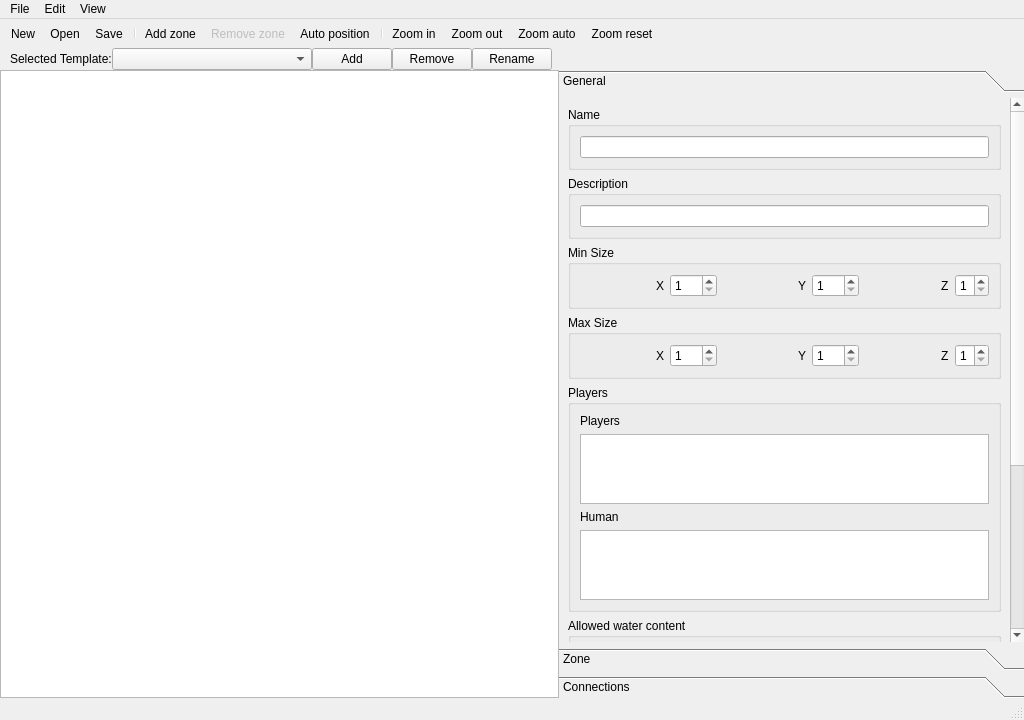
<?xml version="1.0" encoding="UTF-8"?>
<ui version="4.0">
 <class>TemplateEditor</class>
 <widget class="QWidget" name="TemplateEditor">
  <property name="geometry">
   <rect>
    <x>0</x>
    <y>0</y>
    <width>1024</width>
    <height>720</height>
   </rect>
  </property>
  <property name="windowTitle">
   <string>Dead Man's Boots Template Editor</string>
  </property>
  <layout class="QVBoxLayout" name="verticalLayout">
   <property name="spacing">
    <number>0</number>
   </property>
   <property name="leftMargin">
    <number>0</number>
   </property>
   <property name="topMargin">
    <number>0</number>
   </property>
   <property name="rightMargin">
    <number>0</number>
   </property>
   <property name="bottomMargin">
    <number>0</number>
   </property>
   <item>
    <widget class="QMenuBar" name="menubar">
     <widget class="QMenu" name="menuFile">
      <property name="title">
       <string>File</string>
      </property>
      <addaction name="actionNew"/>
      <addaction name="actionOpen"/>
      <addaction name="actionSave"/>
      <addaction name="actionSave_as"/>
     </widget>
     <widget class="QMenu" name="menuEdit">
      <property name="title">
       <string>Edit</string>
      </property>
      <addaction name="actionAddZone"/>
      <addaction name="actionRemoveZone"/>
      <addaction name="actionAutoPosition"/>
     </widget>
     <widget class="QMenu" name="menuView">
      <property name="title">
       <string>View</string>
      </property>
      <addaction name="actionZoom_in"/>
      <addaction name="actionZoom_out"/>
      <addaction name="actionZoom_auto"/>
      <addaction name="actionZoom_reset"/>
     </widget>
     <addaction name="menuFile"/>
     <addaction name="menuEdit"/>
     <addaction name="menuView"/>
    </widget>
   </item>
   <item>
    <widget class="QToolBar" name="toolBar">
     <property name="windowTitle">
      <string>Toolbar</string>
     </property>
     <property name="bottomMargin" stdset="0">
      <number>0</number>
     </property>
     <property name="topMargin" stdset="0">
      <number>0</number>
     </property>
     <addaction name="actionNew"/>
     <addaction name="actionOpen"/>
     <addaction name="actionSave"/>
     <addaction name="separator"/>
     <addaction name="actionAddZone"/>
     <addaction name="actionRemoveZone"/>
     <addaction name="actionAutoPosition"/>
     <addaction name="separator"/>
     <addaction name="actionZoom_in"/>
     <addaction name="actionZoom_out"/>
     <addaction name="actionZoom_auto"/>
     <addaction name="actionZoom_reset"/>
    </widget>
   </item>
   <item>
    <layout class="QHBoxLayout" name="horizontalLayout_2">
     <property name="topMargin">
      <number>0</number>
     </property>
     <item>
      <spacer name="horizontalSpacer_8">
       <property name="orientation">
        <enum>Qt::Horizontal</enum>
       </property>
       <property name="sizeType">
        <enum>QSizePolicy::Minimum</enum>
       </property>
       <property name="sizeHint" stdset="0">
        <size>
         <width>10</width>
         <height>20</height>
        </size>
       </property>
      </spacer>
     </item>
     <item>
      <widget class="QLabel" name="labelTemplateSelection">
       <property name="text">
        <string>Selected Template:</string>
       </property>
      </widget>
     </item>
     <item>
      <widget class="QComboBox" name="comboBoxTemplateSelection">
       <property name="sizePolicy">
        <sizepolicy hsizetype="Preferred" vsizetype="Fixed">
         <horstretch>0</horstretch>
         <verstretch>0</verstretch>
        </sizepolicy>
       </property>
       <property name="minimumSize">
        <size>
         <width>200</width>
         <height>0</height>
        </size>
       </property>
      </widget>
     </item>
     <item>
      <widget class="QPushButton" name="pushButtonAddSubTemplate">
       <property name="text">
        <string>Add</string>
       </property>
      </widget>
     </item>
     <item>
      <widget class="QPushButton" name="pushButtonRemoveSubTemplate">
       <property name="text">
        <string>Remove</string>
       </property>
      </widget>
     </item>
     <item>
      <widget class="QPushButton" name="pushButtonRenameSubTemplate">
       <property name="text">
        <string>Rename</string>
       </property>
      </widget>
     </item>
     <item>
      <spacer name="horizontalSpacer_7">
       <property name="orientation">
        <enum>Qt::Horizontal</enum>
       </property>
       <property name="sizeHint" stdset="0">
        <size>
         <width>40</width>
         <height>20</height>
        </size>
       </property>
      </spacer>
     </item>
    </layout>
   </item>
   <item>
    <layout class="QHBoxLayout" name="horizontalLayout">
     <item>
      <widget class="TemplateView" name="templateView">
       <property name="sizePolicy">
        <sizepolicy hsizetype="Expanding" vsizetype="Expanding">
         <horstretch>12</horstretch>
         <verstretch>0</verstretch>
        </sizepolicy>
       </property>
       <property name="mouseTracking">
        <bool>true</bool>
       </property>
       <property name="sizeAdjustPolicy">
        <enum>QAbstractScrollArea::AdjustToContents</enum>
       </property>
      </widget>
     </item>
     <item>
      <widget class="QToolBox" name="toolBox">
       <property name="sizePolicy">
        <sizepolicy hsizetype="Preferred" vsizetype="Preferred">
         <horstretch>10</horstretch>
         <verstretch>0</verstretch>
        </sizepolicy>
       </property>
       <property name="maximumSize">
        <size>
         <width>600</width>
         <height>16777215</height>
        </size>
       </property>
       <property name="currentIndex">
        <number>0</number>
       </property>
       <widget class="QWidget" name="pageGeneral">
        <property name="geometry">
         <rect>
          <x>0</x>
          <y>0</y>
          <width>441</width>
          <height>936</height>
         </rect>
        </property>
        <attribute name="label">
         <string>General</string>
        </attribute>
        <layout class="QVBoxLayout" name="verticalLayout_2">
         <item>
          <widget class="QGroupBox" name="groupBoxName">
           <property name="title">
            <string>Name</string>
           </property>
           <layout class="QVBoxLayout" name="verticalLayout_5">
            <item>
             <widget class="QLineEdit" name="lineEditName"/>
            </item>
           </layout>
          </widget>
         </item>
         <item>
          <widget class="QGroupBox" name="groupBoxDescription">
           <property name="title">
            <string>Description</string>
           </property>
           <layout class="QVBoxLayout" name="verticalLayout_6">
            <item>
             <widget class="QLineEdit" name="lineEditDescription"/>
            </item>
           </layout>
          </widget>
         </item>
         <item>
          <widget class="QGroupBox" name="groupBoxMinSize">
           <property name="title">
            <string>Min Size</string>
           </property>
           <layout class="QHBoxLayout" name="horizontalLayout_9">
            <item>
             <spacer name="horizontalSpacer">
              <property name="orientation">
               <enum>Qt::Horizontal</enum>
              </property>
              <property name="sizeHint" stdset="0">
               <size>
                <width>40</width>
                <height>20</height>
               </size>
              </property>
             </spacer>
            </item>
            <item>
             <widget class="QLabel" name="labelMinSizeX">
              <property name="text">
               <string>X</string>
              </property>
             </widget>
            </item>
            <item>
             <widget class="QSpinBox" name="spinBoxMinSizeX">
              <property name="minimum">
               <number>1</number>
              </property>
              <property name="maximum">
               <number>999</number>
              </property>
             </widget>
            </item>
            <item>
             <spacer name="horizontalSpacer_2">
              <property name="orientation">
               <enum>Qt::Horizontal</enum>
              </property>
              <property name="sizeHint" stdset="0">
               <size>
                <width>40</width>
                <height>20</height>
               </size>
              </property>
             </spacer>
            </item>
            <item>
             <widget class="QLabel" name="labelMinSizeY">
              <property name="text">
               <string>Y</string>
              </property>
             </widget>
            </item>
            <item>
             <widget class="QSpinBox" name="spinBoxMinSizeY">
              <property name="minimum">
               <number>1</number>
              </property>
              <property name="maximum">
               <number>999</number>
              </property>
             </widget>
            </item>
            <item>
             <spacer name="horizontalSpacer_3">
              <property name="orientation">
               <enum>Qt::Horizontal</enum>
              </property>
              <property name="sizeHint" stdset="0">
               <size>
                <width>40</width>
                <height>20</height>
               </size>
              </property>
             </spacer>
            </item>
            <item>
             <widget class="QLabel" name="labelMinSizeZ">
              <property name="text">
               <string>Z</string>
              </property>
             </widget>
            </item>
            <item>
             <widget class="QSpinBox" name="spinBoxMinSizeZ">
              <property name="minimum">
               <number>1</number>
              </property>
              <property name="maximum">
               <number>2</number>
              </property>
             </widget>
            </item>
           </layout>
          </widget>
         </item>
         <item>
          <widget class="QGroupBox" name="groupBoxMaxSize">
           <property name="title">
            <string>Max Size</string>
           </property>
           <layout class="QHBoxLayout" name="horizontalLayout_10">
            <item>
             <spacer name="horizontalSpacer_4">
              <property name="orientation">
               <enum>Qt::Horizontal</enum>
              </property>
              <property name="sizeHint" stdset="0">
               <size>
                <width>40</width>
                <height>20</height>
               </size>
              </property>
             </spacer>
            </item>
            <item>
             <widget class="QLabel" name="labelMaxSizeX">
              <property name="text">
               <string>X</string>
              </property>
             </widget>
            </item>
            <item>
             <widget class="QSpinBox" name="spinBoxMaxSizeX">
              <property name="minimum">
               <number>1</number>
              </property>
              <property name="maximum">
               <number>999</number>
              </property>
             </widget>
            </item>
            <item>
             <spacer name="horizontalSpacer_5">
              <property name="orientation">
               <enum>Qt::Horizontal</enum>
              </property>
              <property name="sizeHint" stdset="0">
               <size>
                <width>40</width>
                <height>20</height>
               </size>
              </property>
             </spacer>
            </item>
            <item>
             <widget class="QLabel" name="labelMaxSizeY">
              <property name="text">
               <string>Y</string>
              </property>
             </widget>
            </item>
            <item>
             <widget class="QSpinBox" name="spinBoxMaxSizeY">
              <property name="minimum">
               <number>1</number>
              </property>
              <property name="maximum">
               <number>999</number>
              </property>
             </widget>
            </item>
            <item>
             <spacer name="horizontalSpacer_6">
              <property name="orientation">
               <enum>Qt::Horizontal</enum>
              </property>
              <property name="sizeHint" stdset="0">
               <size>
                <width>40</width>
                <height>20</height>
               </size>
              </property>
             </spacer>
            </item>
            <item>
             <widget class="QLabel" name="labelMaxSizeZ">
              <property name="text">
               <string>Z</string>
              </property>
             </widget>
            </item>
            <item>
             <widget class="QSpinBox" name="spinBoxMaxSizeZ">
              <property name="minimum">
               <number>1</number>
              </property>
              <property name="maximum">
               <number>2</number>
              </property>
             </widget>
            </item>
           </layout>
          </widget>
         </item>
         <item>
          <widget class="QGroupBox" name="groupBoxPlayers">
           <property name="title">
            <string>Players</string>
           </property>
           <layout class="QVBoxLayout" name="verticalLayout_20">
            <item>
             <widget class="QLabel" name="labelPlayers">
              <property name="text">
               <string>Players</string>
              </property>
             </widget>
            </item>
            <item>
             <widget class="QTableWidget" name="tableWidgetPlayersPlayer"/>
            </item>
            <item>
             <widget class="QLabel" name="labelPlayersHuman">
              <property name="text">
               <string>Human</string>
              </property>
             </widget>
            </item>
            <item>
             <widget class="QTableWidget" name="tableWidgetPlayersHuman"/>
            </item>
           </layout>
          </widget>
         </item>
         <item>
          <widget class="QGroupBox" name="groupBoxAllowedWaterContent">
           <property name="title">
            <string>Allowed water content</string>
           </property>
           <layout class="QVBoxLayout" name="verticalLayout_19">
            <item>
             <widget class="QCheckBox" name="checkBoxAllowedWaterContentNone">
              <property name="text">
               <string>None</string>
              </property>
             </widget>
            </item>
            <item>
             <widget class="QCheckBox" name="checkBoxAllowedWaterContentNormal">
              <property name="text">
               <string>Normal</string>
              </property>
             </widget>
            </item>
            <item>
             <widget class="QCheckBox" name="checkBoxAllowedWaterContentIslands">
              <property name="text">
               <string>Islands</string>
              </property>
             </widget>
            </item>
           </layout>
          </widget>
         </item>
         <item>
          <widget class="QGroupBox" name="groupBoxEntities">
           <property name="title">
            <string>Entities</string>
           </property>
           <layout class="QVBoxLayout" name="verticalLayout_21">
            <item>
             <widget class="QPushButton" name="pushButtonEntitiesBannedSpells">
              <property name="text">
               <string>Banned Spells</string>
              </property>
             </widget>
            </item>
            <item>
             <widget class="QPushButton" name="pushButtonEntitiesBannedArtifacts">
              <property name="text">
               <string>Banned Artifacts</string>
              </property>
             </widget>
            </item>
            <item>
             <widget class="QPushButton" name="pushButtonEntitiesBannedSkills">
              <property name="text">
               <string>Banned Skills</string>
              </property>
             </widget>
            </item>
            <item>
             <widget class="QPushButton" name="pushButtonEntitiesBannedHeroes">
              <property name="text">
               <string>Banned Heroes</string>
              </property>
             </widget>
            </item>
           </layout>
          </widget>
         </item>
         <item>
          <spacer name="verticalSpacer">
           <property name="orientation">
            <enum>Qt::Vertical</enum>
           </property>
           <property name="sizeHint" stdset="0">
            <size>
             <width>20</width>
             <height>40</height>
            </size>
           </property>
          </spacer>
         </item>
        </layout>
       </widget>
       <widget class="QWidget" name="pageZone">
        <property name="geometry">
         <rect>
          <x>0</x>
          <y>-106</y>
          <width>441</width>
          <height>1796</height>
         </rect>
        </property>
        <attribute name="label">
         <string>Zone</string>
        </attribute>
        <layout class="QVBoxLayout" name="verticalLayout_3">
         <item>
          <widget class="QGroupBox" name="groupBoxVisualisation">
           <property name="title">
            <string>Visualisation</string>
           </property>
           <layout class="QVBoxLayout" name="verticalLayout_7">
            <item>
             <widget class="QLabel" name="labelZoneVisPos">
              <property name="text">
               <string>Position</string>
              </property>
             </widget>
            </item>
            <item>
             <layout class="QHBoxLayout" name="horizontalLayout_4">
              <property name="topMargin">
               <number>0</number>
              </property>
              <item>
               <widget class="QLabel" name="labelZoneVisPosX">
                <property name="text">
                 <string>X</string>
                </property>
               </widget>
              </item>
              <item>
               <widget class="QSpinBox" name="spinBoxZoneVisPosX">
                <property name="minimum">
                 <number>-9999</number>
                </property>
                <property name="maximum">
                 <number>9999</number>
                </property>
               </widget>
              </item>
              <item>
               <spacer name="horizontalSpacer_13">
                <property name="orientation">
                 <enum>Qt::Horizontal</enum>
                </property>
                <property name="sizeHint" stdset="0">
                 <size>
                  <width>40</width>
                  <height>20</height>
                 </size>
                </property>
               </spacer>
              </item>
              <item>
               <widget class="QLabel" name="labelZoneVisPosY">
                <property name="text">
                 <string>Y</string>
                </property>
               </widget>
              </item>
              <item>
               <widget class="QSpinBox" name="spinBoxZoneVisPosY">
                <property name="minimum">
                 <number>-9999</number>
                </property>
                <property name="maximum">
                 <number>9999</number>
                </property>
               </widget>
              </item>
              <item>
               <spacer name="horizontalSpacer_14">
                <property name="orientation">
                 <enum>Qt::Horizontal</enum>
                </property>
                <property name="sizeHint" stdset="0">
                 <size>
                  <width>40</width>
                  <height>20</height>
                 </size>
                </property>
               </spacer>
              </item>
              <item>
               <widget class="QLabel" name="labelZonePosVisSize">
                <property name="text">
                 <string>Size</string>
                </property>
               </widget>
              </item>
              <item>
               <widget class="QDoubleSpinBox" name="doubleSpinBoxZoneVisSize">
                <property name="decimals">
                 <number>1</number>
                </property>
                <property name="minimum">
                 <double>0.100000000000000</double>
                </property>
                <property name="maximum">
                 <double>9.900000000000000</double>
                </property>
                <property name="singleStep">
                 <double>0.100000000000000</double>
                </property>
               </widget>
              </item>
             </layout>
            </item>
           </layout>
          </widget>
         </item>
         <item>
          <widget class="QGroupBox" name="groupBoxId">
           <property name="title">
            <string>ID</string>
           </property>
           <layout class="QVBoxLayout" name="verticalLayout_8">
            <item>
             <widget class="QSpinBox" name="spinBoxZoneId">
              <property name="maximum">
               <number>999</number>
              </property>
             </widget>
            </item>
           </layout>
          </widget>
         </item>
         <item>
          <widget class="QGroupBox" name="groupBoxType">
           <property name="title">
            <string>Type</string>
           </property>
           <layout class="QVBoxLayout" name="verticalLayout_9">
            <item>
             <widget class="QComboBox" name="comboBoxZoneType"/>
            </item>
           </layout>
          </widget>
         </item>
         <item>
          <widget class="QGroupBox" name="groupBoxSize">
           <property name="title">
            <string>Size</string>
           </property>
           <layout class="QVBoxLayout" name="verticalLayout_10">
            <item>
             <widget class="QSpinBox" name="spinBoxZoneSize">
              <property name="maximum">
               <number>99999</number>
              </property>
             </widget>
            </item>
           </layout>
          </widget>
         </item>
         <item>
          <widget class="QGroupBox" name="groupBoxOwner">
           <property name="title">
            <string>Owner</string>
           </property>
           <layout class="QVBoxLayout" name="verticalLayout_11">
            <item>
             <widget class="QComboBox" name="comboBoxZoneOwner"/>
            </item>
           </layout>
          </widget>
         </item>
         <item>
          <widget class="QGroupBox" name="groupBoxForcedLevel">
           <property name="title">
            <string>Forced level</string>
           </property>
           <layout class="QVBoxLayout" name="verticalLayout_22">
            <item>
             <widget class="QComboBox" name="comboBoxForcedLevel"/>
            </item>
           </layout>
          </widget>
         </item>
         <item>
          <widget class="QGroupBox" name="groupBoxZoneLink">
           <property name="title">
            <string>Zone link</string>
           </property>
           <layout class="QGridLayout" name="gridLayout">
            <item row="3" column="0">
             <widget class="QCheckBox" name="checkBoxZoneLinkMines">
              <property name="text">
               <string>Mines</string>
              </property>
             </widget>
            </item>
            <item row="6" column="0">
             <widget class="QCheckBox" name="checkBoxZoneLinkCustomObjects">
              <property name="text">
               <string>Custom objects</string>
              </property>
             </widget>
            </item>
            <item row="0" column="0">
             <widget class="QCheckBox" name="checkBoxZoneLinkTowns">
              <property name="text">
               <string>Towns</string>
              </property>
             </widget>
            </item>
            <item row="4" column="0">
             <widget class="QCheckBox" name="checkBoxZoneLinkTerrain">
              <property name="text">
               <string>Terrain</string>
              </property>
             </widget>
            </item>
            <item row="3" column="1">
             <widget class="QSpinBox" name="spinBoxZoneLinkMines">
              <property name="minimum">
               <number>0</number>
              </property>
              <property name="maximum">
               <number>999</number>
              </property>
             </widget>
            </item>
            <item row="5" column="0">
             <widget class="QCheckBox" name="checkBoxZoneLinkTreasure">
              <property name="text">
               <string>Treasure</string>
              </property>
             </widget>
            </item>
            <item row="4" column="1">
             <widget class="QSpinBox" name="spinBoxZoneLinkTerrain">
              <property name="minimum">
               <number>0</number>
              </property>
              <property name="maximum">
               <number>999</number>
              </property>
             </widget>
            </item>
            <item row="5" column="1">
             <widget class="QSpinBox" name="spinBoxZoneLinkTreasure">
              <property name="minimum">
               <number>0</number>
              </property>
              <property name="maximum">
               <number>999</number>
              </property>
             </widget>
            </item>
            <item row="0" column="1">
             <widget class="QSpinBox" name="spinBoxZoneLinkTowns">
              <property name="minimum">
               <number>0</number>
              </property>
              <property name="maximum">
               <number>999</number>
              </property>
             </widget>
            </item>
            <item row="6" column="1">
             <widget class="QSpinBox" name="spinBoxZoneLinkCustomObjects">
              <property name="minimum">
               <number>0</number>
              </property>
              <property name="maximum">
               <number>999</number>
              </property>
             </widget>
            </item>
            <item row="0" column="2">
             <spacer name="horizontalSpacer_19">
              <property name="orientation">
               <enum>Qt::Horizontal</enum>
              </property>
              <property name="sizeHint" stdset="0">
               <size>
                <width>40</width>
                <height>20</height>
               </size>
              </property>
             </spacer>
            </item>
           </layout>
          </widget>
         </item>
         <item>
          <widget class="QGroupBox" name="groupBoxTownInfo">
           <property name="title">
            <string>Town info</string>
           </property>
           <layout class="QVBoxLayout" name="verticalLayout_12">
            <item>
             <widget class="QLabel" name="labelTownCount">
              <property name="text">
               <string>Town count</string>
              </property>
             </widget>
            </item>
            <item>
             <layout class="QHBoxLayout" name="horizontalLayout_5">
              <property name="topMargin">
               <number>0</number>
              </property>
              <item>
               <widget class="QLabel" name="labelTownCountPlayer">
                <property name="text">
                 <string>Player</string>
                </property>
               </widget>
              </item>
              <item>
               <widget class="QSpinBox" name="spinBoxTownCountPlayer"/>
              </item>
              <item>
               <spacer name="horizontalSpacer_9">
                <property name="orientation">
                 <enum>Qt::Horizontal</enum>
                </property>
                <property name="sizeType">
                 <enum>QSizePolicy::Fixed</enum>
                </property>
                <property name="sizeHint" stdset="0">
                 <size>
                  <width>20</width>
                  <height>20</height>
                 </size>
                </property>
               </spacer>
              </item>
              <item>
               <widget class="QLabel" name="labelTownCountNeutral">
                <property name="text">
                 <string>Neutral</string>
                </property>
               </widget>
              </item>
              <item>
               <widget class="QSpinBox" name="spinBoxTownCountNeutral"/>
              </item>
              <item>
               <spacer name="horizontalSpacer_15">
                <property name="orientation">
                 <enum>Qt::Horizontal</enum>
                </property>
                <property name="sizeHint" stdset="0">
                 <size>
                  <width>40</width>
                  <height>20</height>
                 </size>
                </property>
               </spacer>
              </item>
             </layout>
            </item>
            <item>
             <widget class="QLabel" name="labelCastleCount">
              <property name="text">
               <string>Castle count</string>
              </property>
             </widget>
            </item>
            <item>
             <layout class="QHBoxLayout" name="horizontalLayout_6">
              <property name="topMargin">
               <number>0</number>
              </property>
              <item>
               <widget class="QLabel" name="labelCastleCountPlayer">
                <property name="text">
                 <string>Player</string>
                </property>
               </widget>
              </item>
              <item>
               <widget class="QSpinBox" name="spinBoxCastleCountPlayer"/>
              </item>
              <item>
               <spacer name="horizontalSpacer_10">
                <property name="orientation">
                 <enum>Qt::Horizontal</enum>
                </property>
                <property name="sizeType">
                 <enum>QSizePolicy::Fixed</enum>
                </property>
                <property name="sizeHint" stdset="0">
                 <size>
                  <width>20</width>
                  <height>20</height>
                 </size>
                </property>
               </spacer>
              </item>
              <item>
               <widget class="QLabel" name="labelCastleCountNeutral">
                <property name="text">
                 <string>Neutral</string>
                </property>
               </widget>
              </item>
              <item>
               <widget class="QSpinBox" name="spinBoxCastleCountNeutral"/>
              </item>
              <item>
               <spacer name="horizontalSpacer_16">
                <property name="orientation">
                 <enum>Qt::Horizontal</enum>
                </property>
                <property name="sizeHint" stdset="0">
                 <size>
                  <width>40</width>
                  <height>20</height>
                 </size>
                </property>
               </spacer>
              </item>
             </layout>
            </item>
            <item>
             <widget class="QLabel" name="labelTownDensity">
              <property name="text">
               <string>Town density</string>
              </property>
             </widget>
            </item>
            <item>
             <layout class="QHBoxLayout" name="horizontalLayout_7">
              <property name="topMargin">
               <number>0</number>
              </property>
              <item>
               <widget class="QLabel" name="labelTownDensityPlayer">
                <property name="text">
                 <string>Player</string>
                </property>
               </widget>
              </item>
              <item>
               <widget class="QSpinBox" name="spinBoxTownDensityPlayer"/>
              </item>
              <item>
               <spacer name="horizontalSpacer_11">
                <property name="orientation">
                 <enum>Qt::Horizontal</enum>
                </property>
                <property name="sizeType">
                 <enum>QSizePolicy::Fixed</enum>
                </property>
                <property name="sizeHint" stdset="0">
                 <size>
                  <width>20</width>
                  <height>20</height>
                 </size>
                </property>
               </spacer>
              </item>
              <item>
               <widget class="QLabel" name="labelTownDensityNeutral">
                <property name="text">
                 <string>Neutral</string>
                </property>
               </widget>
              </item>
              <item>
               <widget class="QSpinBox" name="spinBoxTownDensityNeutral"/>
              </item>
              <item>
               <spacer name="horizontalSpacer_17">
                <property name="orientation">
                 <enum>Qt::Horizontal</enum>
                </property>
                <property name="sizeHint" stdset="0">
                 <size>
                  <width>40</width>
                  <height>20</height>
                 </size>
                </property>
               </spacer>
              </item>
             </layout>
            </item>
            <item>
             <widget class="QLabel" name="labelCastleDensity">
              <property name="text">
               <string>Castle density</string>
              </property>
             </widget>
            </item>
            <item>
             <layout class="QHBoxLayout" name="horizontalLayout_8">
              <property name="topMargin">
               <number>0</number>
              </property>
              <item>
               <widget class="QLabel" name="labelCastleDensityPlayer">
                <property name="text">
                 <string>Player</string>
                </property>
               </widget>
              </item>
              <item>
               <widget class="QSpinBox" name="spinBoxCastleDensityPlayer"/>
              </item>
              <item>
               <spacer name="horizontalSpacer_12">
                <property name="orientation">
                 <enum>Qt::Horizontal</enum>
                </property>
                <property name="sizeType">
                 <enum>QSizePolicy::Fixed</enum>
                </property>
                <property name="sizeHint" stdset="0">
                 <size>
                  <width>20</width>
                  <height>20</height>
                 </size>
                </property>
               </spacer>
              </item>
              <item>
               <widget class="QLabel" name="labelCastleDensityNeutral">
                <property name="text">
                 <string>Neutral</string>
                </property>
               </widget>
              </item>
              <item>
               <widget class="QSpinBox" name="spinBoxCastleDensityNeutral"/>
              </item>
              <item>
               <spacer name="horizontalSpacer_18">
                <property name="orientation">
                 <enum>Qt::Horizontal</enum>
                </property>
                <property name="sizeHint" stdset="0">
                 <size>
                  <width>40</width>
                  <height>20</height>
                 </size>
                </property>
               </spacer>
              </item>
             </layout>
            </item>
           </layout>
          </widget>
         </item>
         <item>
          <widget class="QGroupBox" name="groupBoxTerrain">
           <property name="title">
            <string>Terrain</string>
           </property>
           <layout class="QVBoxLayout" name="verticalLayout_13">
            <item>
             <widget class="QCheckBox" name="checkBoxMatchTerrainToTown">
              <property name="text">
               <string>Match terrain to town</string>
              </property>
             </widget>
            </item>
            <item>
             <widget class="QPushButton" name="pushButtonOpenTerrainTypes">
              <property name="text">
               <string>Terrain types</string>
              </property>
             </widget>
            </item>
            <item>
             <widget class="QPushButton" name="pushButtonOpenBannedTerrainTypes">
              <property name="text">
               <string>Banned terrain types</string>
              </property>
             </widget>
            </item>
           </layout>
          </widget>
         </item>
         <item>
          <widget class="QGroupBox" name="groupBoxTowns">
           <property name="title">
            <string>Towns</string>
           </property>
           <layout class="QVBoxLayout" name="verticalLayout_14">
            <item>
             <widget class="QCheckBox" name="checkBoxTownsAreSameType">
              <property name="text">
               <string>Towns are same type</string>
              </property>
             </widget>
            </item>
            <item>
             <widget class="QPushButton" name="pushButtonAllowedTowns">
              <property name="text">
               <string>Allowed towns</string>
              </property>
             </widget>
            </item>
            <item>
             <widget class="QPushButton" name="pushButtonBannedTowns">
              <property name="text">
               <string>Banned towns</string>
              </property>
             </widget>
            </item>
            <item>
             <widget class="QPushButton" name="pushButtonTownHints">
              <property name="text">
               <string>Town hints</string>
              </property>
             </widget>
            </item>
           </layout>
          </widget>
         </item>
         <item>
          <widget class="QGroupBox" name="groupBoxMonsters">
           <property name="title">
            <string>Monsters</string>
           </property>
           <layout class="QVBoxLayout" name="verticalLayout_15">
            <item>
             <widget class="QPushButton" name="pushButtonAllowedMonsters">
              <property name="text">
               <string>Allowed monsters</string>
              </property>
             </widget>
            </item>
            <item>
             <widget class="QPushButton" name="pushButtonBannedMonsters">
              <property name="text">
               <string>Banned monsters</string>
              </property>
             </widget>
            </item>
            <item>
             <layout class="QHBoxLayout" name="horizontalLayout_11">
              <property name="topMargin">
               <number>0</number>
              </property>
              <item>
               <widget class="QLabel" name="labelMonsterStrength">
                <property name="sizePolicy">
                 <sizepolicy hsizetype="Minimum" vsizetype="Preferred">
                  <horstretch>0</horstretch>
                  <verstretch>0</verstretch>
                 </sizepolicy>
                </property>
                <property name="text">
                 <string>Strength</string>
                </property>
               </widget>
              </item>
              <item>
               <widget class="QComboBox" name="comboBoxMonsterStrength">
                <property name="sizePolicy">
                 <sizepolicy hsizetype="MinimumExpanding" vsizetype="Fixed">
                  <horstretch>0</horstretch>
                  <verstretch>0</verstretch>
                 </sizepolicy>
                </property>
               </widget>
              </item>
             </layout>
            </item>
           </layout>
          </widget>
         </item>
         <item>
          <widget class="QGroupBox" name="groupBoxTreasure">
           <property name="title">
            <string>Treasure</string>
           </property>
           <layout class="QVBoxLayout" name="verticalLayout_16">
            <item>
             <widget class="QPushButton" name="pushButtonTreasure">
              <property name="text">
               <string>Treasure</string>
              </property>
             </widget>
            </item>
           </layout>
          </widget>
         </item>
         <item>
          <widget class="QGroupBox" name="groupBoxMines">
           <property name="title">
            <string>Mines</string>
           </property>
           <layout class="QVBoxLayout" name="verticalLayout_17">
            <item>
             <widget class="QPushButton" name="pushButtonMines">
              <property name="text">
               <string>Mines</string>
              </property>
             </widget>
            </item>
           </layout>
          </widget>
         </item>
         <item>
          <widget class="QGroupBox" name="groupBoxObjects">
           <property name="title">
            <string>Objects</string>
           </property>
           <layout class="QVBoxLayout" name="verticalLayout_18">
            <item>
             <widget class="QPushButton" name="pushButtonCustomObjects">
              <property name="text">
               <string>Custom objects</string>
              </property>
             </widget>
            </item>
           </layout>
          </widget>
         </item>
         <item>
          <spacer name="verticalSpacer_2">
           <property name="orientation">
            <enum>Qt::Vertical</enum>
           </property>
           <property name="sizeHint" stdset="0">
            <size>
             <width>20</width>
             <height>526</height>
            </size>
           </property>
          </spacer>
         </item>
        </layout>
       </widget>
       <widget class="QWidget" name="pageConnections">
        <property name="geometry">
         <rect>
          <x>0</x>
          <y>0</y>
          <width>462</width>
          <height>491</height>
         </rect>
        </property>
        <attribute name="label">
         <string>Connections</string>
        </attribute>
        <layout class="QVBoxLayout" name="verticalLayout_4">
         <item>
          <widget class="QTableWidget" name="tableWidgetConnections"/>
         </item>
         <item>
          <layout class="QHBoxLayout" name="horizontalLayout_3">
           <property name="topMargin">
            <number>0</number>
           </property>
           <item>
            <widget class="QPushButton" name="pushButtonConnectionAdd">
             <property name="sizePolicy">
              <sizepolicy hsizetype="Minimum" vsizetype="Fixed">
               <horstretch>0</horstretch>
               <verstretch>0</verstretch>
              </sizepolicy>
             </property>
             <property name="minimumSize">
              <size>
               <width>1</width>
               <height>0</height>
              </size>
             </property>
             <property name="text">
              <string>Add</string>
             </property>
            </widget>
           </item>
          </layout>
         </item>
        </layout>
       </widget>
      </widget>
     </item>
    </layout>
   </item>
   <item>
    <widget class="QStatusBar" name="statusbar"/>
   </item>
  </layout>
  <action name="actionOpen">
   <property name="text">
    <string>Open</string>
   </property>
   <property name="shortcut">
    <string notr="true">Ctrl+O</string>
   </property>
  </action>
  <action name="actionSave">
   <property name="text">
    <string>Save</string>
   </property>
   <property name="shortcut">
    <string notr="true">Ctrl+S</string>
   </property>
  </action>
  <action name="actionNew">
   <property name="text">
    <string>New</string>
   </property>
   <property name="shortcut">
    <string notr="true">Ctrl+N</string>
   </property>
  </action>
  <action name="actionSave_as">
   <property name="text">
    <string>Save as...</string>
   </property>
   <property name="shortcut">
    <string>Ctrl+Shift+S</string>
   </property>
  </action>
  <action name="actionAddZone">
   <property name="text">
    <string>Add zone</string>
   </property>
   <property name="shortcut">
    <string>Z</string>
   </property>
  </action>
  <action name="actionRemoveZone">
   <property name="enabled">
    <bool>false</bool>
   </property>
   <property name="text">
    <string>Remove zone</string>
   </property>
   <property name="shortcut">
    <string>Del</string>
   </property>
  </action>
  <action name="actionAutoPosition">
   <property name="text">
    <string>Auto position</string>
   </property>
   <property name="shortcut">
    <string>Ctrl+P</string>
   </property>
  </action>
  <action name="actionZoom_in">
   <property name="text">
    <string>Zoom in</string>
   </property>
   <property name="shortcut">
    <string>Ctrl++</string>
   </property>
  </action>
  <action name="actionZoom_out">
   <property name="text">
    <string>Zoom out</string>
   </property>
   <property name="shortcut">
    <string>Ctrl+-</string>
   </property>
  </action>
  <action name="actionZoom_auto">
   <property name="text">
    <string>Zoom auto</string>
   </property>
   <property name="shortcut">
    <string>Ctrl+Shift+:</string>
   </property>
  </action>
  <action name="actionZoom_reset">
   <property name="text">
    <string>Zoom reset</string>
   </property>
   <property name="shortcut">
    <string>Ctrl+Shift+=</string>
   </property>
  </action>
 </widget>
 <customwidgets>
  <customwidget>
   <class>TemplateView</class>
   <extends>QGraphicsView</extends>
   <header>templateeditor/templateview.h</header>
  </customwidget>
 </customwidgets>
 <resources/>
 <connections/>
</ui>
